Frame 1 (no input): blank canvas, image omitted
Frame 60 (the mouse pressed at the canvas centre just before this capture): blank canvas, image omitted
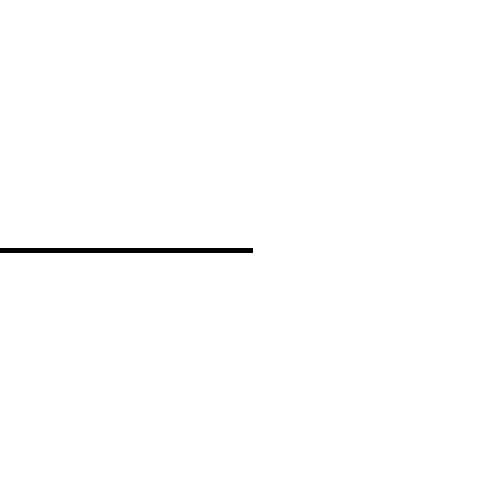
Frame 120 (the mouse held since frame 60 and released just before this capture)

The Processing sketch whose frames 1 and 60 were blank and that drew this single picture after the mouse press (run headless with seeded random() and noise(); from frame 60 on, the mouse is pressed at the canvas centre):

// Processing sketch: week01_4_painter_background_stroke_strokeWeight
// ── week01_4_painter_background_stroke_strokeWeight.pde
// week01_4_painter_background_stroke_strokeWeight
// (功能更多)小畫家
void setup(){
  size(500, 500);
  background(255); // 白色背景
  strokeWeight(5); // 筆畫的重量粗細
}

void draw(){
  if (mousePressed){ // mouse 按下去, 有兩種可能
    if (mouseButton==LEFT) stroke(0); // 畫黑線
    if (mouseButton==RIGHT) stroke(255); // 用白色清掉
    line(mouseX, mouseY, pmouseX, mouseY);
  }
}
